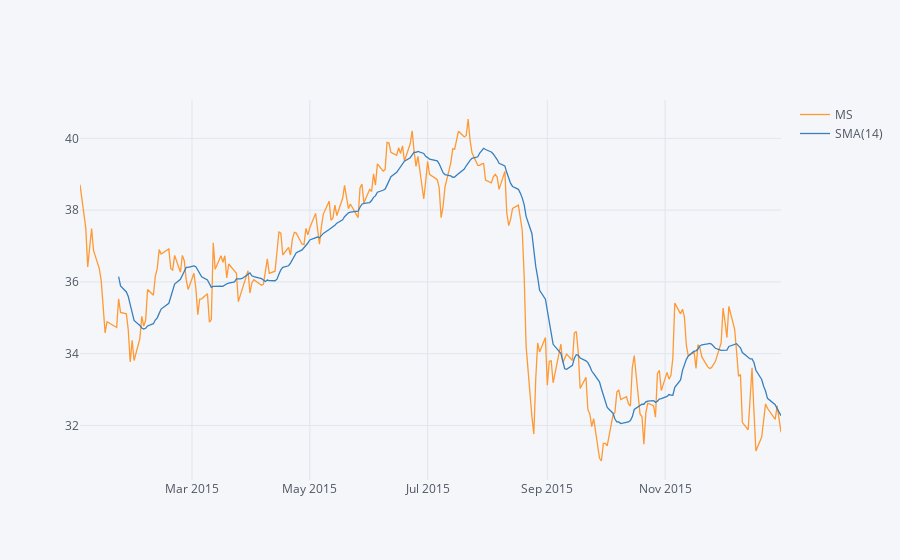

The notebook cell saved with this chart:
### Markdown cell above
**Use .ta_plot(study='sma') to create a Simple Moving Averages plot of Morgan Stanley for the year 2015.**

### Code cell
MS_2015 = bank_stocks2['Close']['MS'].loc['2015']

# Convert the datetime index to strings to avoid the deprecation warning
MS_2015.index = MS_2015.index.astype(str)

MS_2015.ta_plot(study='sma')

### Figure 1 — Plotly figure (JSON) as saved in the notebook; plotly's stock layout.template omitted (floating-point values rounded to 4 significant figures; data arrays with more than 128 entries replaced by an {"elided": "..."} marker saying what was removed)
{"data": [{"line": {"color": "rgba(255, 153, 51, 1.0)", "dash": "solid", "shape": "linear", "width": 1.3}, "mode": "lines", "name": "MS", "text": "", "type": "scatter", "x": {"elided": "252 str values"}, "y": {"elided": "252 float values"}}, {"line": {"color": "rgba(55, 128, 191, 1.0)", "dash": "solid", "shape": "linear", "width": 1.3}, "mode": "lines", "name": "SMA(14)", "text": "", "type": "scatter", "x": {"elided": "252 str values"}, "y": {"elided": "252 mixed values"}}], "layout": {"legend": {"bgcolor": "#F5F6F9", "font": {"color": "#4D5663"}}, "paper_bgcolor": "#F5F6F9", "plot_bgcolor": "#F5F6F9", "title": {"font": {"color": "#4D5663"}}, "xaxis": {"gridcolor": "#E1E5ED", "showgrid": true, "tickfont": {"color": "#4D5663"}, "title": {"font": {"color": "#4D5663"}, "text": ""}, "zerolinecolor": "#E1E5ED"}, "yaxis": {"gridcolor": "#E1E5ED", "showgrid": true, "tickfont": {"color": "#4D5663"}, "title": {"font": {"color": "#4D5663"}, "text": ""}, "zerolinecolor": "#E1E5ED"}}}
